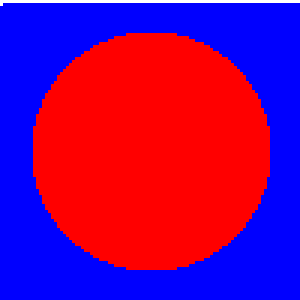
//> input picture University - Individual Projects/Bachelor - Feed-Forward ANN/bin - win64/Backprop/Circle/circle_test.pnm, 100 x 100 px, given in place of the camera (shown 3 times larger)
$ ./square_detect   (built with g++ and OpenCV 4)
//> lines starting //> are read from the running program, lines starting //| are printed output that depends on the picture; after the words box and inside, x2 and y2 are one past the last pixel; in counts of white or black regions, pixels touching at a corner belong together
//> further down, image is the input picture: 100 rows x 100 cols, CV_8UC3; mean B, G, R 127.6, 2.6, 130
### University - Individual Projects/Master - Computer Vision/src/config.h
// Michal Puheim 2012

//Configuration
#define WND_NAME            "Square Detection"  //name of output window
#define WEBCAM_ID           0                   //webcam id
#define AD_THRESH_CONST     8                   //constant subtracted from the mean in adaptive thresholding
#define AD_THRESH_BLOCK     13                  //pixel neighborhood size used in adaptive thresholding
#define CANNY_THRESH_LOW    50                  //first threshold level in canny algorithm
#define CANNY_THRESH_HIGH   200                 //second threshold level in canny algorithm
#define CANNY_THRESH_APP    3                   //aperture size for the Sobel() operator in canny algorithm
#define SQUARE_AREA         400                 //minimum size of square area
#define SQUARE_TOLERANCE    6                   //tolerance to different side lengths of square
#define FILTERING_WINDOW    10                  //threshold used to filter out duplicitly detected squares

### University - Individual Projects/Master - Computer Vision/bin/windows_32bit/vs solution/SquareDetector/SquareDetector/square_detect.cpp
// Square detector
// Michal Puheim 2012
//
// Compile by using command:
// g++ `pkg-config opencv --cflags` `pkg-config opencv --libs` square_detect.cpp -o square_detect


//opencv libraries
#include "opencv2/core/core.hpp"
#include "opencv2/imgproc/imgproc.hpp"
#include "opencv2/highgui/highgui.hpp"
//cpp libraries
#include <iostream>
//other headers
#include "config.h"

using namespace cv;
using namespace std;

// draw all the squares in the image
void drawSquares( Mat& image, const vector<vector<Point> >& squares )
{
    for( size_t i = 0; i < squares.size(); i++ )
    {
        const Point* p = &squares[i][0];
        int n = (int)squares[i].size();
	    //draw borders
        polylines(image, &p, &n, 1, true, Scalar(0,255,0), 2, CV_AA);
        //draw crosslines
        line(image, p[0], p[2], cvScalar(0, 255, 0), 2);
	    line(image, p[1], p[3], cvScalar(0, 255, 0), 2);
        //draw corners
        circle(image, p[0], 2, cvScalar(255, 0, 0), 2);
	    circle(image, p[1], 2, cvScalar(255, 0, 0), 2);
	    circle(image, p[2], 2, cvScalar(255, 0, 0), 2);
	    circle(image, p[3], 2, cvScalar(255, 0, 0), 2);
    }

    imshow(WND_NAME, image);
}

// find a cosine of angle between point vectors
// from pt0->pt1 and from pt0->pt2
double angle( Point pt1, Point pt2, Point pt0 )
{
    double dx1 = pt1.x - pt0.x;
    double dy1 = pt1.y - pt0.y;
    double dx2 = pt2.x - pt0.x;
    double dy2 = pt2.y - pt0.y;
    return (dx1*dx2 + dy1*dy2)/sqrt((dx1*dx1 + dy1*dy1)*(dx2*dx2 + dy2*dy2) + 1e-10);
}

// find distance between 2 points
double ptDistance(Point p1, Point p2)
{
    return sqrt((double)((p1.x-p2.x)*(p1.x-p2.x) + (p1.y-p2.y)*(p1.y-p2.y)));
}

// test if contour is a square
// square contours should have:
//     - 4 vertices after approximation,
//     - relatively large area (to filter out noisy contours)
//     - and be convex.
// note: absolute value of an area is used because area may be positive or negative
//       in accordance with the contour orientation
bool squareTest(const vector<Point>& contour)
{
    if( contour.size() == 4 &&
        fabs(contourArea(Mat(contour))) > SQUARE_AREA &&
        isContourConvex(Mat(contour)) )
    {
        // find the maximum cosine of the angle between joint edges
        double maxCosine = 0;
        for( int i = 2; i < 5; i++ )
        {
            double cosine = fabs(angle(contour[i%4], contour[i-2], contour[i-1]));
            maxCosine = MAX(maxCosine, cosine);
        }
        // if cosines of all angles are small
        // (all angles are ~90 degree) then contour is square
        if( maxCosine > 0.3 )
            return false;
        // decide if all sides of square have similar size
        double compare = ptDistance(contour[1],contour[0]);
        for( int i = 2; i < 5; i++ )
        {
            double dst = ptDistance(contour[i%4],contour[i-1]);
            if (fabs(compare-dst) > SQUARE_TOLERANCE)
                return false;
        }
        //if all conditions are met, then the contour is a square
        return true;
    }
    return false;
}

// get center coordinates of square
Point getSquareCenter(const vector<Point>& squares)
{
    Point center;
    int size = (int)squares.size();
    for (int i = 0; i < size; i++)
    {
        center.x += squares[i].x;
        center.y += squares[i].y;
    }
    center.x = center.x/size;
    center.y = center.y/size;
    return center;
}

// filtering of duplicit squares
void filterDuplicitSquares( vector<vector<Point> >& squares )
{
    for (int i = 0; i < (int)squares.size()-1; i++)
    {
        for (int j = i+1; j < (int)squares.size(); j++)
        {
            if (fabs((double)(getSquareCenter(squares[i]).x - getSquareCenter(squares[j]).x)) < FILTERING_WINDOW)
            {
                if (fabs((double)(getSquareCenter(squares[i]).y - getSquareCenter(squares[j]).y)) < FILTERING_WINDOW)
                {
                    squares.erase(squares.begin() + j);
                    j = j-1;
                }
            }
        }
    }
}

// return sequence of squares detected on the image.
// the sequence is stored in the specified memory storage
void findSquares( const Mat& image, vector<vector<Point> >& squares )
{
    //clear square vector
    squares.clear();
    //convert image to grayscale
    Mat gray;
    cvtColor(image, gray, CV_RGB2GRAY);
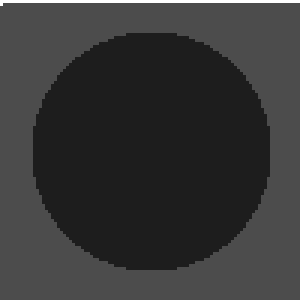
//> gray: 100 rows x 100 cols, CV_8UC1 (shown 3 times larger); min 29, max 255, mean 54.3
    //blur image
    Mat blurred;
    blur(gray, blurred, Size(3,3), Point(-1,-1), BORDER_DEFAULT);
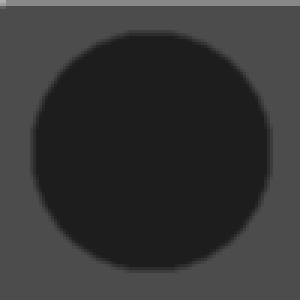
//> blurred: 100 rows x 100 cols, CV_8UC1 (shown 3 times larger); min 29, max 175, mean 53.7
    //find contours:
    Mat binary;
    //1. using canny edge detector
    vector<vector<Point> > contours1;
    Canny(blurred, binary, CANNY_THRESH_LOW, CANNY_THRESH_HIGH, CANNY_THRESH_APP);
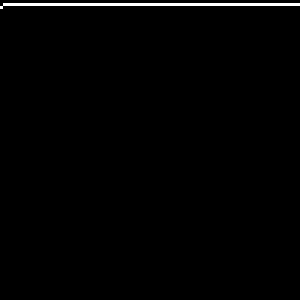
//> binary: 100 rows x 100 cols, CV_8UC1 (shown 3 times larger); 1% white in thin lines or dots, all inside (x1, y1, x2, y2) = (0, 1, 100, 3)
    dilate(binary, binary, Mat(), Point(-1,-1),3); //Mat r;resize(binary, r, Size(), 0.5, 0.5);imshow("dbg_canny", r);
    findContours(binary, contours1, CV_RETR_LIST, CV_CHAIN_APPROX_NONE);
//> contours1 = 1 contour; box (x1, y1, x2, y2) and area: (0, 0, 100, 6) 400
    //2. using adaptive thresholding
    vector<vector<Point> > contours2;
    adaptiveThreshold(blurred, binary, 255, CV_ADAPTIVE_THRESH_GAUSSIAN_C, CV_THRESH_BINARY_INV, AD_THRESH_BLOCK, AD_THRESH_CONST);
    dilate(binary, binary, Mat(), Point(-1,-1),2); //resize(binary, r, Size(), 0.5, 0.5);imshow("dbg_AT", r);
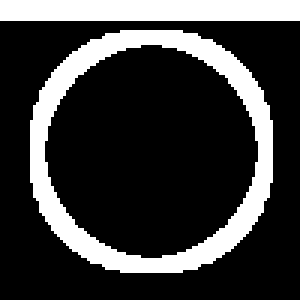
//> binary: 100 rows x 100 cols, CV_8UC1 (shown 3 times larger); 23.2% white; 2 white regions
    findContours(binary, contours2, CV_RETR_LIST, CV_CHAIN_APPROX_NONE);
//> contours2 = 3 contours; box (x1, y1, x2, y2) and area: (10, 10, 91, 91) 5318, (14, 14, 87, 87) 3920, (0, 0, 100, 7) 594
    //merge results
    vector<vector<Point> > contours;
    contours.insert(contours.end(), contours1.begin(), contours1.end());
//> contours has the same summary as contours1
    contours.insert(contours.end(), contours2.begin(), contours2.end());
//> contours = 4 contours; box (x1, y1, x2, y2) and area: (10, 10, 91, 91) 5318, (14, 14, 87, 87) 3920, (0, 0, 100, 7) 594, (0, 0, 100, 6) 400
    //test each contour
    vector<Point> approx;
    for( size_t i = 0; i < contours.size(); i++ )
    {
        // approximate contour with accuracy proportional to the contour perimeter
        approxPolyDP(Mat(contours[i]), approx, arcLength(Mat(contours[i]), true)*0.1, true);
        // test if contour is a square
        if (squareTest(approx) == true)
            squares.push_back(approx);
    }
//> this loop made 4 passes
//> approx on passes 1, 4: 2 Points (x, y): [0, 0], [99, 4], 2 Points (x, y): [0, 0], [99, 6]
//> (approx, compare in squareTest) on passes 2 to 3: (4 Points (x, y): [47, 14], [86, 47], [53, 86], [14, 53], 51.09), (4 Points (x, y): [30, 13], [13, 70], [70, 87], [87, 30], 59.48)
    //filter duplicit squares (eq. when found both by canny and adaptive thresholding approaches)
    filterDuplicitSquares(squares);
//> the loop in filterDuplicitSquares, `for (int i = 0; i < (int)squares.size()-1; i++)` made 1 pass
//> after the loop in filterDuplicitSquares, `for (int i = 0; i < (int)squares.size()-1; i++)`: squares = 1 contour; box (x1, y1, x2, y2) and area: (14, 14, 87, 87) 2610
}

// initialize camera
VideoCapture initializeCamera()
{
    //Object for video capturing from video files or cameras
    VideoCapture cap;
    //Start streaming from the camera specified by its id
    cap.open(WEBCAM_ID);
    //Continue only if the camera has been initialized succesfully
    if( !cap.isOpened() )
    {
        cout << "Error. Could not initialize camera...\n";
        exit(-1);
    }
    return cap;
}

int main(int /*argc*/, char** /*argv*/)
{
    namedWindow(WND_NAME,1);
    vector<vector<Point> > squares;
    VideoCapture cap = initializeCamera();
    Mat image;

    while(1)
    {
        //capture image
        cap >> image;
        if( image.empty() )
        {
            cout << "Couldn't capture image " << endl;
            continue;
        }
        //find and draw squares
        findSquares(image, squares);
        drawSquares(image, squares);
//> the loop in drawSquares, `for( size_t i = 0; i < squares.size(); i++ )` made 1 pass
//> n on pass 1: 4
//> after the loop in drawSquares, `for( size_t i = 0; i < squares.size(); i++ )`:
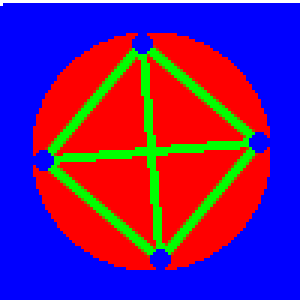
//> image: 100 rows x 100 cols, CV_8UC3 (shown 3 times larger); 12.81% of pixels changed, all inside (x1, y1, x2, y2) = (11, 11, 90, 90)
        //exit if escape is pressed
        int c = waitKey(60);
//> the Esc key is pressed
        if((char)c==27 )
            return 0;
//> (the program exits here)
